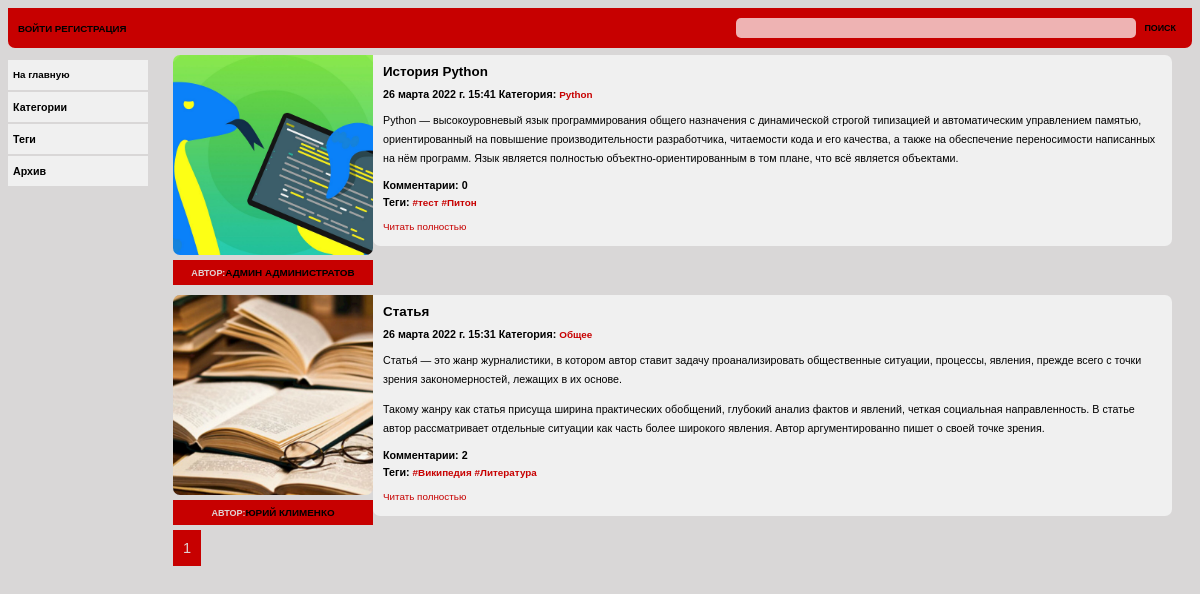
The page / on the database its author committed.
### blog/models.py (models this page shows, shortened)
class Post(models.Model):
    author = models.ForeignKey(User,
                               on_delete=models.SET_NULL,
                               blank=True,
                               null=True,
                               verbose_name='Автор')
    title = models.CharField('Заголовок', max_length=100, unique=True)
    slug = models.SlugField('Слаг', max_length=100, unique=True)
    image = models.ImageField('Изображение', upload_to='images/%Y/%m/%d/', null=True, blank=True)
    category = models.ForeignKey(Category, on_delete=models.CASCADE, verbose_name='Категория')
    tags = models.ManyToManyField('Tag', blank=True, related_name='posts', verbose_name='Теги')
    preview_text = models.TextField('Превью', max_length=500)
    text = models.TextField('Текст', max_length=5000)
    date_pub = models.DateTimeField('Дата публикации', auto_now_add=True)
    likes = models.ManyToManyField(User, blank=True, related_name='posts', verbose_name='Лайки')
    is_published = models.BooleanField("Опубликовано", blank=True, default=False)
    def get_absolute_url(self):
        return reverse('blog:post', kwargs={'category_slug': self.category.slug, 'post_slug': self.slug})
    class Meta:
        verbose_name = 'Пост'
        verbose_name_plural = 'Посты'
        ordering = ('-date_pub',)

class Category(models.Model):
    name = models.CharField('Наименование категории', max_length=50)
    slug = models.SlugField('Слаг', max_length=50)
    def __str__(self):
        return self.name
    class Meta:
        verbose_name = 'Категория'
        verbose_name_plural = 'Категории'

class Tag(models.Model):
    name = models.CharField('Тэг', max_length=50)
    slug = models.SlugField('Слаг', max_length=50)
    def __str__(self):
        return f'#{self.name}'
    class Meta:
        verbose_name = 'Тэг'
        verbose_name_plural = 'Тэги'

### user/models.py (models this page shows)
class User(AbstractUser):
    avatar = models.ImageField(upload_to='images/avatar/%Y/%m/%d/',
                               blank=True, verbose_name='Аватар',
                               default='images/avatar/default.bmp')
    email = models.EmailField('E-mail',
                              unique=True)

### blog/views.py (the view)
# urls.py: path('', MainPostListView.as_view(), name='index'),
class MainPostListView(ListView):
    model = Post
    context_object_name = 'posts'
    template_name = 'blog/index.html'
    paginate_by = 5
    title = 'Главная страница'
    queryset = services.get_filtered_posts(is_published=True)
    def get_context_data(self):
        context = super().get_context_data()
        context['title'] = self.title
        return context

### blog/templates/blog/index.html (shortened to what this page needs)
{% extends 'blog/base.html' %}
{% load static %}
{% block css %} <link href="{% static 'blog/css/styles-listview.css' %}" rel="stylesheet"> {% endblock %}
{% block content %}
    {% if posts %}
    {% for post in posts %}
        <div class="content">
            <div class="block-titul">
                <div class="block-titul-image">
                    <img src="{{ post.image.url }}"></img>
                </div>
                <div class="block-titul-author">
                    <h3><span class="author">Автор:</span>{{ post.author.first_name }} {{ post.author.last_name }}</h3>
                </div>
            </div>
            <div class="block-text">
            <h1>{{ post.title }}</h1>
            <h3>{{ post.date_pub }} Категория: <a href="{% url 'blog:category' post.category.slug %}"> {{post.category}} </a></h3>
            <p>{{ post.preview_text|linebreaks }}</p>
            <h3>Комментарии: {{ post.comments_count }}</h3>
            <h3>Теги: {% for tag in post.tags.all %} <a href="{% url 'blog:tag' tag.slug %}"> {{ tag }}</a> {% endfor %}</h3>
            <a href="{{ post.get_absolute_url }}"><p>Читать полностью</p></a>
            </div>
        </div>
    {% endfor %}
    <div class="paginator">
        {% for page in paginator.page_range %}
            {% if page_obj.number == page %}
            <div class="current-page">{{ page }} </div>
            {% elif page >= page_obj.number|add:-2 and page <= page_obj.number|add:2 %}
            <a href="?page={{ page }}"><div class="other-pages">{{ page }}</div></a>
            {% endif %}
        {% endfor %}
    </div>
    {% else %}
        <div class="content"><h1>Упс, ничего не найдено</h1></div>
    {% endif %}
{% endblock %}

### blog/static/blog/css/styles-listview.css (style rules this page uses)
* { box-sizing: border-box; font-family: Verdana, Helvetica, Arial, sans-serif; font-size: 92%; }
a { text-decoration: none }
body { background: #d9d7d7; }
img { width: 10%; height: 10%; }
.content { align-items: flex-start; display: flex; flex-direction: row; justify-content: flex-start; border:0px solid black; padding-top: 5px; padding-right: 20px; margin-bottom: 5px; }
.block-titul img { display: flex; flex-direction: column; }
.block-titul-image img { object-fit: cover; height: 200px; width: 200px; border-radius: 7px 0px 7px 7px; }
.block-titul-author { height: 25px; line-height: 25px; text-align: center; background: #c70000; text-transform: uppercase; }
.author { color: #e0d3d3; }
.block-text { flex-grow:1; background: #f0f0f0; padding-left: 10px; padding-right: 10px; border-radius: 0px 7px 7px 7px; }
.content h1 { font-size: 150%; font-weight: bolder; }
.content h3 { font-size: 120%; margin-bottom: 0px; margin-top: 5px; }
.content p { font-size: 120%; line-height: 180%; }
.content a { color: #c70000; text-decoration: none; }
.paginator { display: flex; flex-direction: row; justify-content: flex-start; }
.current-page { font-size: 150%; background: #c70000; color: #e0d3d3; border: 0px solid black; padding: 10px; margin-right: 5px; }

### rows shown on the page
Post: image (picture), author.first_name "АДМИН", author.last_name "АДМИНИСТРАТОВ", title "История Python", date_pub "26 марта 2022 г. 15:41", category "Python", preview_text "Python — высокоуровневый язык программирования общего назначения с динамической строгой типизацией и автоматическим управлением памятью, ориентированный на повышение производительности разработчика, читаемости кода и его качества, а также на обеспечение переносимости написанных на нём программ. Язык является полностью объектно-ориентированным в том плане, что всё является объектами.", comments_count "0"
Tag: name "#тест"
Tag: name "#Питон"
Post: image (picture), author.first_name "ЮРИЙ", author.last_name "КЛИМЕНКО", title "Статья", date_pub "26 марта 2022 г. 15:31", category "Общее", preview_text "Статья́ — это жанр журналистики, в котором автор ставит задачу проанализировать общественные ситуации, процессы, явления, прежде всего с точки зрения закономерностей, лежащих в их основе. Такому жанру как статья присуща ширина практических обобщений, глубокий анализ фактов и явлений, четкая социальная направленность. В статье автор рассматривает отдельные ситуации как часть более широкого явления. Автор аргументированно пишет о своей точке зрения.", comments_count "2"
Tag: name "#Википедия"
Tag: name "#Литература"

### other values the page prints
{{ page }} "1"
